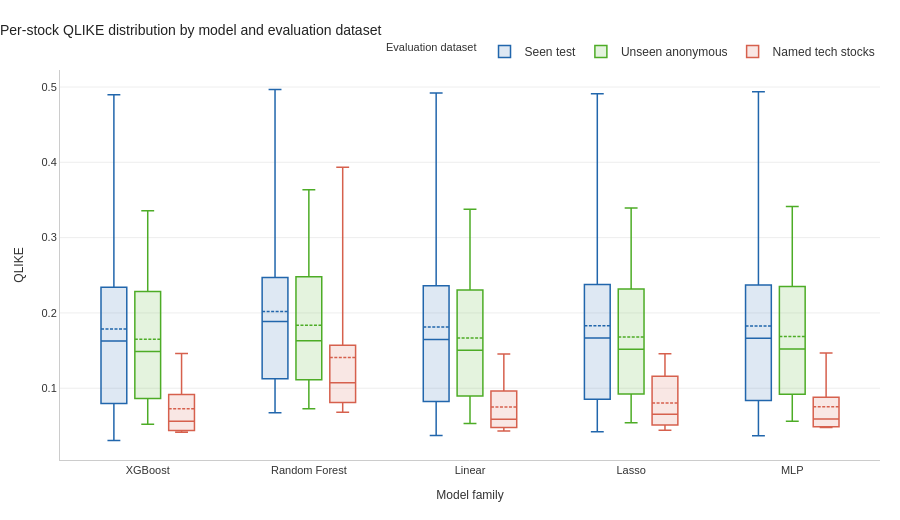

The notebook cell saved with this chart:
### Code cell
import warnings
import numpy as np
import pandas as pd
import plotly.graph_objects as go

warnings.filterwarnings("ignore")


EPS = 1e-8

CORE_LONG_MODELS = ["XGB Long", "RF Long", "LR Long", "Lasso Long", "MLP Long"]
CORE_FAMILY_LABELS = {
    "XGB Long":   "XGBoost",
    "RF Long":    "Random Forest",
    "LR Long":    "Linear",
    "Lasso Long": "Lasso",
    "MLP Long":   "MLP",
}



def _hex_to_rgba(hex_color: str, alpha: float) -> str:
    """Convert a 6-digit hex colour to an rgba() string."""
    h = hex_color.lstrip("#")
    r, g, b = int(h[0:2], 16), int(h[2:4], 16), int(h[4:6], 16)
    return f"rgba({r},{g},{b},{alpha})"


def should_use_log_axis(values: pd.Series) -> bool:
    vals = pd.to_numeric(values, errors="coerce")
    vals = vals[np.isfinite(vals) & (vals > 0)]
    if len(vals) < 2:
        return False
    return bool(vals.max() / max(vals.min(), EPS) > 80)




def load_per_stock_long_results() -> pd.DataFrame:
    """
    Loads per_stock_long_results.csv from dashboard_outputs/.
    This file contains QLIKE/RMSE/RMSPE for each stock, for each model,
    split across 'Seen test' and 'Unseen anonymous' datasets.

    Expected columns: Split, Model Group, Model, stock_id, RMSE, RMSPE, QLIKE
    """

    for path in [
        "dashboard_outputs/per_stock_long_results.csv",
        "per_stock_long_results.csv",
        "dashboard_outputs/seen_per_stock_long_results.csv",
    ]:
        try:
            df = pd.read_csv(path)
            break
        except FileNotFoundError:
            continue
    else:
        print("WARNING: per_stock_long_results.csv not found. Anonymous-stock boxes will be empty.")
        return pd.DataFrame()

    required = {"Split", "Model Group", "Model", "stock_id", "RMSE", "RMSPE", "QLIKE"}
    if not required.issubset(df.columns):
        print(f"WARNING: per_stock_long_results.csv is missing columns: {required - set(df.columns)}")
        return pd.DataFrame()

    for col in ["RMSE", "RMSPE", "QLIKE", "n_rows"]:
        if col in df.columns:
            df[col] = pd.to_numeric(df[col], errors="coerce")

    df = df[df["Model"].isin(CORE_LONG_MODELS)].copy()
    df["Model Group"] = df["Model Group"].replace({
        "Normal Long": "Normal long models",
        "Standard":    "Normal long models",
    })
    df["Split"] = df["Split"].replace({
        "Seen":   "Seen test",
        "Unseen": "Unseen anonymous",
    })
    return df


def load_tech_per_stock_results() -> pd.DataFrame:
    """
    Loads tech_per_stock_all_models.csv produced by 03_Tech_stocks.ipynb.
    Expected columns: stock_id (or stock), Model (or model), RMSE, RMSPE, QLIKE
    """
    for path in [
        "dashboard_outputs/tech_per_stock_all_models.csv",
        "tech_per_stock_all_models.csv",
        "models/tech_per_stock_all_models.csv",
    ]:
        try:
            df = pd.read_csv(path)
            break
        except FileNotFoundError:
            continue
    else:
        print("WARNING: tech_per_stock_all_models.csv not found. Tech-stock boxes will be empty.")
        return pd.DataFrame()

    rename = {
        "model":  "Model",
        "stock":  "stock_id",
        "rmse":   "RMSE",
        "rmspe":  "RMSPE",
        "qlike":  "QLIKE",
    }
    df = df.rename(columns=rename).copy()

    required = {"stock_id", "Model", "RMSE", "RMSPE", "QLIKE"}
    if not required.issubset(df.columns):
        print(f"WARNING: tech_per_stock_all_models.csv is missing columns: {required - set(df.columns)}")
        return pd.DataFrame()

    for col in ["RMSE", "RMSPE", "QLIKE", "n_rows"]:
        if col in df.columns:
            df[col] = pd.to_numeric(df[col], errors="coerce")

    df = df[df["Model"].isin(CORE_LONG_MODELS)].copy()
    df["Dataset"] = "Named tech stocks"
    return df



PER_STOCK_LONG_RESULTS  = load_per_stock_long_results()
TECH_PER_STOCK_RESULTS  = load_tech_per_stock_results()


def generalisability_distribution_df(metric: str = "QLIKE") -> pd.DataFrame:
    rows = []

    if not PER_STOCK_LONG_RESULTS.empty:
        d = PER_STOCK_LONG_RESULTS[
            PER_STOCK_LONG_RESULTS["Model"].isin(CORE_LONG_MODELS)
        ].copy()
        if "Model Group" in d.columns:
            d = d[d["Model Group"].astype(str).eq("Normal long models")].copy()
        keep_cols = [c for c in ["Split", "Model", "stock_id", "n_rows", metric] if c in d.columns]
        d = d[keep_cols].copy()
        d = d.rename(columns={"Split": "Dataset", metric: "Value"})
        rows.append(d)

    if not TECH_PER_STOCK_RESULTS.empty:
        t = TECH_PER_STOCK_RESULTS[TECH_PER_STOCK_RESULTS["Model"].isin(CORE_LONG_MODELS)].copy()
        keep_cols = [c for c in ["Dataset", "Model", "stock_id", "n_rows", metric] if c in t.columns]
        t = t[keep_cols].copy().rename(columns={metric: "Value"})
        rows.append(t)

    if not rows:
        return pd.DataFrame()

    out = pd.concat(rows, ignore_index=True)
    out["Value"] = pd.to_numeric(out["Value"], errors="coerce")
    out = out.dropna(subset=["Value"])
    out = out[out["Model"].isin(CORE_LONG_MODELS)].copy()
    out["Family"]  = out["Model"].astype(str).map(CORE_FAMILY_LABELS)
    out["Dataset"] = out["Dataset"].replace({
        "Seen":   "Seen test",
        "Unseen": "Unseen anonymous",
    })
    out["Dataset"] = pd.Categorical(
        out["Dataset"],
        categories=["Seen test", "Unseen anonymous", "Named tech stocks"],
        ordered=True,
    )
    out["Model"]  = pd.Categorical(out["Model"],  categories=CORE_LONG_MODELS, ordered=True)
    out["Family"] = pd.Categorical(out["Family"],
                                   categories=[CORE_FAMILY_LABELS[m] for m in CORE_LONG_MODELS],
                                   ordered=True)
    return out.sort_values(["Dataset", "Model"])


def plot_generalisability_box(metric: str = "QLIKE") -> go.Figure:
    """
    Grouped per-stock transfer box plot.
    X-axis = model family; three coloured boxes per family for
    Seen test / Unseen anonymous / Named tech stocks.
    """
    d = generalisability_distribution_df(metric)

    if d.empty:
        fig = go.Figure()
        fig.add_annotation(
            text="Generalisability distributions are unavailable — check that the CSV files are present.",
            x=0.5, y=0.5, showarrow=False, font=dict(size=13, color="#444444"),
        )
        fig.update_layout(template="plotly_white", height=500)
        return fig

    d["Value"]   = pd.to_numeric(d["Value"],   errors="coerce")
    d["Family"]  = d["Family"].astype(str)
    d["Dataset"] = d["Dataset"].astype(str)
    d = d.dropna(subset=["Value"])

    log_scale = should_use_log_axis(d["Value"])

    dataset_order = ["Seen test", "Unseen anonymous", "Named tech stocks"]


    dataset_colors = {
        "Seen test":         "#2166ac",   
        "Unseen anonymous":  "#4dac26",   
        "Named tech stocks": "#d6604d",   
    }
    dataset_offsets = {
        "Seen test":         -0.21,
        "Unseen anonymous":   0.00,
        "Named tech stocks":  0.21,
    }
    family_order  = [CORE_FAMILY_LABELS[m] for m in CORE_LONG_MODELS]
    family_lookup = {f: i for i, f in enumerate(family_order)}

    fig = go.Figure()
    for dataset in dataset_order:
        for family in family_order:
            vals = d.loc[
                d["Dataset"].eq(dataset) & d["Family"].eq(family), "Value"
            ].dropna()
            if vals.empty:
                continue
            x0 = family_lookup[family] + dataset_offsets[dataset]
            fig.add_trace(go.Box(
                x=[x0] * len(vals),
                y=vals,
                name=dataset,
                legendgroup=dataset,
                showlegend=(family == family_order[0]),
                boxpoints=False,
                boxmean=True,
                width=0.16,
                marker_color=dataset_colors[dataset],
                fillcolor=_hex_to_rgba(dataset_colors[dataset], 0.15),
                line=dict(color=dataset_colors[dataset], width=1.5),
                whiskerwidth=0.5,
                hovertemplate=(
                    "Dataset=" + dataset +
                    "<br>Model family=" + family +
                    "<br>" + metric + "=%{y:.6g}<extra></extra>"
                ),
            ))

    fig.update_layout(
        title=dict(
            text=f"Per-stock {metric} distribution by model and evaluation dataset",
            font=dict(size=14, color="#222222"),
            x=0,
            xanchor="left",
        ),
        template="plotly_white",
        height=520,
        margin=dict(l=60, r=20, t=70, b=60),
        boxmode="overlay",
        plot_bgcolor="white",
        paper_bgcolor="white",
        font=dict(family="Arial, sans-serif", size=12, color="#333333"),
        legend=dict(
            title=dict(text="Evaluation dataset", font=dict(size=11)),
            orientation="h",
            yanchor="bottom",
            y=1.01,
            xanchor="right",
            x=1,
            bgcolor="rgba(0,0,0,0)",
            borderwidth=0,
        ),
        xaxis=dict(
            tickmode="array",
            tickvals=list(range(len(family_order))),
            ticktext=family_order,
            title=dict(text="Model family", font=dict(size=12)),
            showgrid=False,
            linecolor="#cccccc",
            linewidth=1,
            tickfont=dict(size=11),
        ),
        yaxis=dict(
            title=dict(text=metric, font=dict(size=12)),
            type="log" if log_scale else "linear",
            gridcolor="#eeeeee",
            linecolor="#cccccc",
            linewidth=1,
            tickfont=dict(size=11),
            zeroline=False,
        ),
    )
    return fig



metric = "QLIKE"   
fig = plot_generalisability_box(metric)
fig.show()

### Figure 1 — Plotly figure (JSON) as saved in the notebook; plotly's stock layout.template omitted (floating-point values rounded to 4 significant figures)
{"data": [{"boxmean": true, "boxpoints": false, "fillcolor": "rgba(33,102,172,0.15)", "hovertemplate": "Dataset=Seen test<br>Model family=XGBoost<br>QLIKE=%{y:.6g}<extra></extra>", "legendgroup": "Seen test", "line": {"color": "#2166ac", "width": 1.5}, "marker": {"color": "#2166ac"}, "name": "Seen test", "showlegend": true, "type": "box", "whiskerwidth": 0.5, "width": 0.16, "x": [-0.21, -0.21, -0.21, -0.21, -0.21, -0.21, -0.21, -0.21, -0.21, -0.21, -0.21, -0.21, -0.21, -0.21, -0.21, -0.21, -0.21, -0.21, -0.21, -0.21, -0.21, -0.21, -0.21, -0.21, -0.21, -0.21, -0.21, -0.21, -0.21, -0.21, -0.21, -0.21, -0.21, -0.21, -0.21, -0.21, -0.21, -0.21, -0.21, -0.21], "y": [0.2843, 0.2039, 0.06233, 0.1293, 0.04725, 0.3252, 0.4736, 0.1985, 0.07527, 0.3634, 0.0306, 0.4895, 0.04859, 0.06285, 0.1183, 0.08807, 0.0538, 0.1476, 0.09116, 0.08036, 0.1135, 0.03698, 0.1598, 0.178, 0.3434, 0.07146, 0.1658, 0.1568, 0.2093, 0.2591, 0.2612, 0.3783, 0.1264, 0.1766, 0.3067, 0.1743, 0.1903, 0.185, 0.07934, 0.2061]}, {"boxmean": true, "boxpoints": false, "fillcolor": "rgba(33,102,172,0.15)", "hovertemplate": "Dataset=Seen test<br>Model family=Random Forest<br>QLIKE=%{y:.6g}<extra></extra>", "legendgroup": "Seen test", "line": {"color": "#2166ac", "width": 1.5}, "marker": {"color": "#2166ac"}, "name": "Seen test", "showlegend": false, "type": "box", "whiskerwidth": 0.5, "width": 0.16, "x": [0.79, 0.79, 0.79, 0.79, 0.79, 0.79, 0.79, 0.79, 0.79, 0.79, 0.79, 0.79, 0.79, 0.79, 0.79, 0.79, 0.79, 0.79, 0.79, 0.79, 0.79, 0.79, 0.79, 0.79, 0.79, 0.79, 0.79, 0.79, 0.79, 0.79, 0.79, 0.79, 0.79, 0.79, 0.79, 0.79, 0.79, 0.79, 0.79, 0.79], "y": [0.2878, 0.223, 0.08032, 0.1779, 0.07818, 0.3431, 0.4757, 0.2304, 0.09506, 0.3657, 0.1104, 0.4967, 0.204, 0.08142, 0.1883, 0.1163, 0.06754, 0.1508, 0.1095, 0.115, 0.1323, 0.07819, 0.1937, 0.1994, 0.3446, 0.09679, 0.171, 0.1644, 0.2263, 0.2679, 0.2636, 0.3894, 0.1392, 0.1835, 0.3113, 0.1989, 0.2197, 0.1888, 0.1014, 0.2111]}, {"boxmean": true, "boxpoints": false, "fillcolor": "rgba(33,102,172,0.15)", "hovertemplate": "Dataset=Seen test<br>Model family=Linear<br>QLIKE=%{y:.6g}<extra></extra>", "legendgroup": "Seen test", "line": {"color": "#2166ac", "width": 1.5}, "marker": {"color": "#2166ac"}, "name": "Seen test", "showlegend": false, "type": "box", "whiskerwidth": 0.5, "width": 0.16, "x": [1.79, 1.79, 1.79, 1.79, 1.79, 1.79, 1.79, 1.79, 1.79, 1.79, 1.79, 1.79, 1.79, 1.79, 1.79, 1.79, 1.79, 1.79, 1.79, 1.79, 1.79, 1.79, 1.79, 1.79, 1.79, 1.79, 1.79, 1.79, 1.79, 1.79, 1.79, 1.79, 1.79, 1.79, 1.79, 1.79, 1.79, 1.79, 1.79, 1.79], "y": [0.2862, 0.2051, 0.06385, 0.1352, 0.05003, 0.3264, 0.4767, 0.2012, 0.07712, 0.3653, 0.03708, 0.492, 0.05912, 0.06495, 0.1271, 0.09171, 0.05335, 0.1474, 0.09181, 0.08393, 0.1149, 0.04084, 0.1633, 0.18, 0.3459, 0.07418, 0.1663, 0.1582, 0.2118, 0.2607, 0.2626, 0.3795, 0.1277, 0.1778, 0.3083, 0.1773, 0.1937, 0.1856, 0.08055, 0.2069]}, {"boxmean": true, "boxpoints": false, "fillcolor": "rgba(33,102,172,0.15)", "hovertemplate": "Dataset=Seen test<br>Model family=Lasso<br>QLIKE=%{y:.6g}<extra></extra>", "legendgroup": "Seen test", "line": {"color": "#2166ac", "width": 1.5}, "marker": {"color": "#2166ac"}, "name": "Seen test", "showlegend": false, "type": "box", "whiskerwidth": 0.5, "width": 0.16, "x": [2.79, 2.79, 2.79, 2.79, 2.79, 2.79, 2.79, 2.79, 2.79, 2.79, 2.79, 2.79, 2.79, 2.79, 2.79, 2.79, 2.79, 2.79, 2.79, 2.79, 2.79, 2.79, 2.79, 2.79, 2.79, 2.79, 2.79, 2.79, 2.79, 2.79, 2.79, 2.79, 2.79, 2.79, 2.79, 2.79, 2.79, 2.79, 2.79, 2.79], "y": [0.2855, 0.2076, 0.06542, 0.1389, 0.05189, 0.3277, 0.4759, 0.2047, 0.07935, 0.365, 0.0423, 0.491, 0.0705, 0.06636, 0.1323, 0.09458, 0.05412, 0.1476, 0.09282, 0.08756, 0.1169, 0.0433, 0.1666, 0.1824, 0.3452, 0.07578, 0.1668, 0.1589, 0.214, 0.2613, 0.2618, 0.3805, 0.1288, 0.1782, 0.3076, 0.1798, 0.1963, 0.1858, 0.08327, 0.2075]}, {"boxmean": true, "boxpoints": false, "fillcolor": "rgba(33,102,172,0.15)", "hovertemplate": "Dataset=Seen test<br>Model family=MLP<br>QLIKE=%{y:.6g}<extra></extra>", "legendgroup": "Seen test", "line": {"color": "#2166ac", "width": 1.5}, "marker": {"color": "#2166ac"}, "name": "Seen test", "showlegend": false, "type": "box", "whiskerwidth": 0.5, "width": 0.16, "x": [3.79, 3.79, 3.79, 3.79, 3.79, 3.79, 3.79, 3.79, 3.79, 3.79, 3.79, 3.79, 3.79, 3.79, 3.79, 3.79, 3.79, 3.79, 3.79, 3.79, 3.79, 3.79, 3.79, 3.79, 3.79, 3.79, 3.79, 3.79, 3.79, 3.79, 3.79, 3.79, 3.79, 3.79, 3.79, 3.79, 3.79, 3.79, 3.79, 3.79], "y": [0.2863, 0.2083, 0.06596, 0.1377, 0.05239, 0.3289, 0.4756, 0.2033, 0.07771, 0.3664, 0.03704, 0.4938, 0.05791, 0.06853, 0.1312, 0.09244, 0.0553, 0.1482, 0.09537, 0.08465, 0.1159, 0.04316, 0.1656, 0.1811, 0.3449, 0.0768, 0.1672, 0.163, 0.2121, 0.2618, 0.2631, 0.3817, 0.1294, 0.1779, 0.3086, 0.1784, 0.1949, 0.1857, 0.08266, 0.2077]}, {"boxmean": true, "boxpoints": false, "fillcolor": "rgba(77,172,38,0.15)", "hovertemplate": "Dataset=Unseen anonymous<br>Model family=XGBoost<br>QLIKE=%{y:.6g}<extra></extra>", "legendgroup": "Unseen anonymous", "line": {"color": "#4dac26", "width": 1.5}, "marker": {"color": "#4dac26"}, "name": "Unseen anonymous", "showlegend": true, "type": "box", "whiskerwidth": 0.5, "width": 0.16, "x": [0, 0, 0, 0, 0, 0, 0, 0, 0, 0, 0, 0, 0, 0, 0, 0, 0, 0, 0, 0], "y": [0.3187, 0.09399, 0.1622, 0.1338, 0.2928, 0.08538, 0.05253, 0.2172, 0.2658, 0.1511, 0.3357, 0.2216, 0.1465, 0.0522, 0.1257, 0.2353, 0.07751, 0.07128, 0.1708, 0.08758]}, {"boxmean": true, "boxpoints": false, "fillcolor": "rgba(77,172,38,0.15)", "hovertemplate": "Dataset=Unseen anonymous<br>Model family=Random Forest<br>QLIKE=%{y:.6g}<extra></extra>", "legendgroup": "Unseen anonymous", "line": {"color": "#4dac26", "width": 1.5}, "marker": {"color": "#4dac26"}, "name": "Unseen anonymous", "showlegend": false, "type": "box", "whiskerwidth": 0.5, "width": 0.16, "x": [1, 1, 1, 1, 1, 1, 1, 1, 1, 1, 1, 1, 1, 1, 1, 1, 1, 1, 1, 1], "y": [0.3338, 0.1032, 0.1674, 0.1591, 0.3104, 0.11, 0.07711, 0.2229, 0.2669, 0.1688, 0.3636, 0.2405, 0.1545, 0.07283, 0.1322, 0.2556, 0.1124, 0.0899, 0.2053, 0.1253]}, {"boxmean": true, "boxpoints": false, "fillcolor": "rgba(77,172,38,0.15)", "hovertemplate": "Dataset=Unseen anonymous<br>Model family=Linear<br>QLIKE=%{y:.6g}<extra></extra>", "legendgroup": "Unseen anonymous", "line": {"color": "#4dac26", "width": 1.5}, "marker": {"color": "#4dac26"}, "name": "Unseen anonymous", "showlegend": false, "type": "box", "whiskerwidth": 0.5, "width": 0.16, "x": [2, 2, 2, 2, 2, 2, 2, 2, 2, 2, 2, 2, 2, 2, 2, 2, 2, 2, 2, 2], "y": [0.3198, 0.09376, 0.1626, 0.136, 0.2945, 0.08783, 0.05477, 0.2179, 0.2673, 0.153, 0.3376, 0.2236, 0.1477, 0.05312, 0.1261, 0.2376, 0.08091, 0.07202, 0.1746, 0.09141]}, {"boxmean": true, "boxpoints": false, "fillcolor": "rgba(77,172,38,0.15)", "hovertemplate": "Dataset=Unseen anonymous<br>Model family=Lasso<br>QLIKE=%{y:.6g}<extra></extra>", "legendgroup": "Unseen anonymous", "line": {"color": "#4dac26", "width": 1.5}, "marker": {"color": "#4dac26"}, "name": "Unseen anonymous", "showlegend": false, "type": "box", "whiskerwidth": 0.5, "width": 0.16, "x": [3, 3, 3, 3, 3, 3, 3, 3, 3, 3, 3, 3, 3, 3, 3, 3, 3, 3, 3, 3], "y": [0.3213, 0.09474, 0.1629, 0.1385, 0.2957, 0.09055, 0.05621, 0.2182, 0.2667, 0.1547, 0.3393, 0.2253, 0.1487, 0.05433, 0.1267, 0.2384, 0.0841, 0.07352, 0.1777, 0.0941]}, {"boxmean": true, "boxpoints": false, "fillcolor": "rgba(77,172,38,0.15)", "hovertemplate": "Dataset=Unseen anonymous<br>Model family=MLP<br>QLIKE=%{y:.6g}<extra></extra>", "legendgroup": "Unseen anonymous", "line": {"color": "#4dac26", "width": 1.5}, "marker": {"color": "#4dac26"}, "name": "Unseen anonymous", "showlegend": false, "type": "box", "whiskerwidth": 0.5, "width": 0.16, "x": [4, 4, 4, 4, 4, 4, 4, 4, 4, 4, 4, 4, 4, 4, 4, 4, 4, 4, 4, 4], "y": [0.322, 0.09501, 0.1629, 0.1378, 0.297, 0.08886, 0.0576, 0.2186, 0.2674, 0.154, 0.3415, 0.2273, 0.1502, 0.05621, 0.1268, 0.2426, 0.08174, 0.07391, 0.1781, 0.09495]}, {"boxmean": true, "boxpoints": false, "fillcolor": "rgba(214,96,77,0.15)", "hovertemplate": "Dataset=Named tech stocks<br>Model family=XGBoost<br>QLIKE=%{y:.6g}<extra></extra>", "legendgroup": "Named tech stocks", "line": {"color": "#d6604d", "width": 1.5}, "marker": {"color": "#d6604d"}, "name": "Named tech stocks", "showlegend": true, "type": "box", "whiskerwidth": 0.5, "width": 0.16, "x": [0.21, 0.21, 0.21, 0.21, 0.21, 0.21, 0.21, 0.21, 0.21, 0.21], "y": [0.04146, 0.04664, 0.06535, 0.1461, 0.0439, 0.08721, 0.04632, 0.1166, 0.09152, 0.04161]}, {"boxmean": true, "boxpoints": false, "fillcolor": "rgba(214,96,77,0.15)", "hovertemplate": "Dataset=Named tech stocks<br>Model family=Random Forest<br>QLIKE=%{y:.6g}<extra></extra>", "legendgroup": "Named tech stocks", "line": {"color": "#d6604d", "width": 1.5}, "marker": {"color": "#d6604d"}, "name": "Named tech stocks", "showlegend": false, "type": "box", "whiskerwidth": 0.5, "width": 0.16, "x": [1.21, 1.21, 1.21, 1.21, 1.21, 1.21, 1.21, 1.21, 1.21, 1.21], "y": [0.06808, 0.1138, 0.08093, 0.1572, 0.09203, 0.1007, 0.07528, 0.1237, 0.3933, 0.2031]}, {"boxmean": true, "boxpoints": false, "fillcolor": "rgba(214,96,77,0.15)", "hovertemplate": "Dataset=Named tech stocks<br>Model family=Linear<br>QLIKE=%{y:.6g}<extra></extra>", "legendgroup": "Named tech stocks", "line": {"color": "#d6604d", "width": 1.5}, "marker": {"color": "#d6604d"}, "name": "Named tech stocks", "showlegend": false, "type": "box", "whiskerwidth": 0.5, "width": 0.16, "x": [2.21, 2.21, 2.21, 2.21, 2.21, 2.21, 2.21, 2.21, 2.21, 2.21], "y": [0.04333, 0.05214, 0.06467, 0.1455, 0.04784, 0.08685, 0.04713, 0.1156, 0.09643, 0.05278]}, {"boxmean": true, "boxpoints": false, "fillcolor": "rgba(214,96,77,0.15)", "hovertemplate": "Dataset=Named tech stocks<br>Model family=Lasso<br>QLIKE=%{y:.6g}<extra></extra>", "legendgroup": "Named tech stocks", "line": {"color": "#d6604d", "width": 1.5}, "marker": {"color": "#d6604d"}, "name": "Named tech stocks", "showlegend": false, "type": "box", "whiskerwidth": 0.5, "width": 0.16, "x": [3.21, 3.21, 3.21, 3.21, 3.21, 3.21, 3.21, 3.21, 3.21, 3.21], "y": [0.04436, 0.0567, 0.06521, 0.1457, 0.0511, 0.08772, 0.04871, 0.116, 0.1222, 0.0654]}, {"boxmean": true, "boxpoints": false, "fillcolor": "rgba(214,96,77,0.15)", "hovertemplate": "Dataset=Named tech stocks<br>Model family=MLP<br>QLIKE=%{y:.6g}<extra></extra>", "legendgroup": "Named tech stocks", "line": {"color": "#d6604d", "width": 1.5}, "marker": {"color": "#d6604d"}, "name": "Named tech stocks", "showlegend": false, "type": "box", "whiskerwidth": 0.5, "width": 0.16, "x": [4.21, 4.21, 4.21, 4.21, 4.21, 4.21, 4.21, 4.21, 4.21, 4.21], "y": [0.04876, 0.05233, 0.06612, 0.1468, 0.04773, 0.08817, 0.04954, 0.1168, 0.08774, 0.04897]}], "layout": {"boxmode": "overlay", "font": {"color": "#333333", "family": "Arial, sans-serif", "size": 12}, "height": 520, "legend": {"bgcolor": "rgba(0,0,0,0)", "borderwidth": 0, "orientation": "h", "title": {"font": {"size": 11}, "text": "Evaluation dataset"}, "x": 1, "xanchor": "right", "y": 1.01, "yanchor": "bottom"}, "margin": {"b": 60, "l": 60, "r": 20, "t": 70}, "paper_bgcolor": "white", "plot_bgcolor": "white", "title": {"font": {"color": "#222222", "size": 14}, "text": "Per-stock QLIKE distribution by model and evaluation dataset", "x": 0, "xanchor": "left"}, "xaxis": {"linecolor": "#cccccc", "linewidth": 1, "showgrid": false, "tickfont": {"size": 11}, "tickmode": "array", "ticktext": ["XGBoost", "Random Forest", "Linear", "Lasso", "MLP"], "tickvals": [0, 1, 2, 3, 4], "title": {"font": {"size": 12}, "text": "Model family"}}, "yaxis": {"gridcolor": "#eeeeee", "linecolor": "#cccccc", "linewidth": 1, "tickfont": {"size": 11}, "title": {"font": {"size": 12}, "text": "QLIKE"}, "type": "linear", "zeroline": false}}}
